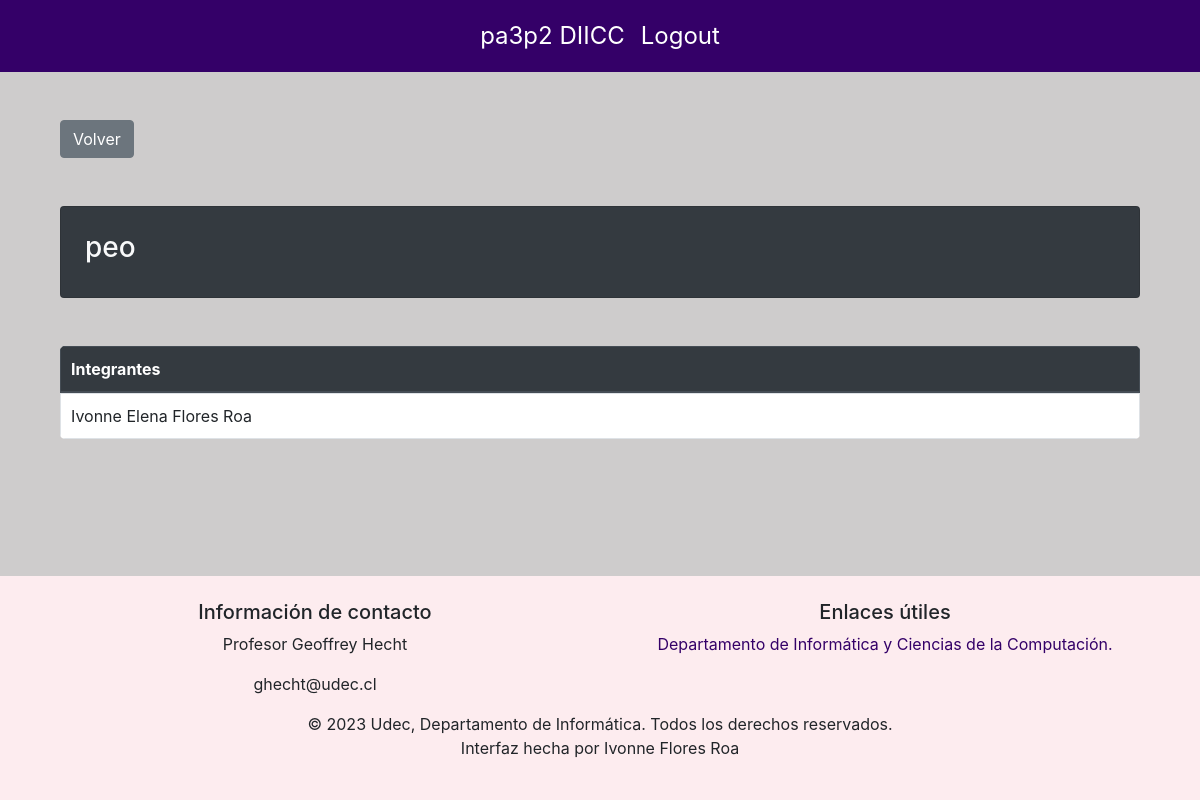
Page /dashDocente/1/detalleCurso/1/detalleGrupo/1 (signed in) on the committed database.
### basedatos/modelos.py (models this page shows, shortened)
class Grupo(db.Model):
    id = db.Column(db.Integer, primary_key=True)
    nombre = db.Column(db.String(50), nullable=False, unique=True)
    curso = db.relationship('Curso', back_populates='grupos')
    estudiantes = db.relationship('Estudiante', secondary=estudiantes_grupos, back_populates='grupos')
    id_curso = db.Column(db.Integer, db.ForeignKey('curso.id'))

class Estudiante(db.Model):
    id = db.Column(db.Integer, primary_key=True)
    matricula = db.Column(db.String(50), nullable=False)
    nombres = db.Column(db.String(200), nullable=False)
    apellidos = db.Column(db.String(200), nullable=False)
    correo = db.Column(db.String(50), nullable=True, unique=True)
    password = db.Column(db.String(150), nullable=False)
    carrera = db.Column(db.String(100), nullable=False)
    cursos = db.relationship('Curso', secondary=inscripciones, back_populates='estudiantes')
    grupos = db.relationship('Grupo', secondary=estudiantes_grupos, back_populates='estudiantes')
    ejercicios_asignados = db.relationship('Ejercicio_asignado', back_populates='estudiante', viewonly=True)

### main.py (the view)
@app.route('/dashDocente/<int:supervisor_id>/detalleCurso/<int:curso_id>/detalleGrupo/<int:grupo_id>', methods=['GET', 'POST'])
@login_required
def detallesGrupo(supervisor_id, curso_id, grupo_id):
    if not verify_supervisor(supervisor_id):
        flash('No tienes permiso para acceder a este dashboard. Debes ser un Supervisor.', 'danger')
        return redirect(url_for('login'))
    grupo=Grupo.query.get(grupo_id)
    estudiantes = Estudiante.query.filter(Estudiante.cursos.any(id=curso_id)).all()
    estudiantes_grupo = Estudiante.query.join(estudiantes_grupos).filter(estudiantes_grupos.c.id_grupo == grupo_id).all()
    return render_template('detallesGrupo.html', supervisor_id=supervisor_id, grupo=grupo, estudiantes_grupo=estudiantes_grupo)

### basedatos/modelos.py (called while the page is built)
    @property
    def is_authenticated(self):
        return True

### main.py (called while the page is built)
@login_manager.user_loader
def load_user(user_id):
    if user_id.startswith("e"):
        user = db.session.get(Estudiante, int(user_id[1:]))
    elif user_id.startswith("s"):
        user = db.session.get(Supervisor, int(user_id[1:]))
    else:
        return None
    return user

def verify_supervisor(supervisor_id):
    if not isinstance(current_user, Supervisor):
        flash('No tienes permiso para acceder a este dashboard. Debes ser un Supervisor.', 'danger')
        return False
    if current_user.id != supervisor_id:
        flash('No tienes permiso para acceder a este dashboard.', 'danger')
        return False
    return True

### templates/detallesGrupo.html (shortened to what this page needs)
{% extends 'layout.html' %}
{% block content %}
<div class="container mt-5">
    <br>
    <a href="{{url_for('dashDocente', supervisor_id=supervisor_id)}}" class="btn btn-secondary">Volver</a>
</div>
<div class="container mt-5">
    <div class="card text-light bg-dark p-4 rounded mb-4 no-hover-effect">
        <h3>{{grupo.nombre}}</h3>
    </div>
</div>
<div class="container mt-5">
    <table class="table custom-table">
        <thead class="thead-dark">
          <tr>
            <th>Integrantes</th>
          </tr>
        </thead>
        <tbody>
          {% for estudiante in estudiantes_grupo %}
          <tr>
            <td>{{ estudiante.nombres }} {{ estudiante.apellidos }}</td>
          </tr>
          {% endfor %}
        </tbody>
      </table>
</div>
{% endblock %}

### static/css/layout.css (style rules this page uses)
:root { --silver: #ceccccff; --china-rose: #9d6381ff; --lavender-blush: #fdecefff; --night: #0f110cff; --persian-indigo: #340068ff; --secondary: #6c757d; --silver-opaco: rgba(206, 204, 204, 0.5); --persian-indigo-opaco: rgba(52, 0, 104, 0.5); }
body { min-height: 100vh; display: flex; flex-direction: column; background-color: #ceccccff; }
a { color: #340068; }

### templates/detallesGrupo.html (style rules this page uses)
.custom-table { border-collapse: separate; border-spacing: 0; border-radius: 5px; overflow: hidden; background-color: white; }
.custom-table th, .custom-table td { border: 1px solid #dee2e6; padding: 10px; }

### rows in the picture
Grupo: nombre "peo"
Estudiante: nombres "Ivonne Elena", apellidos "Flores Roa"
